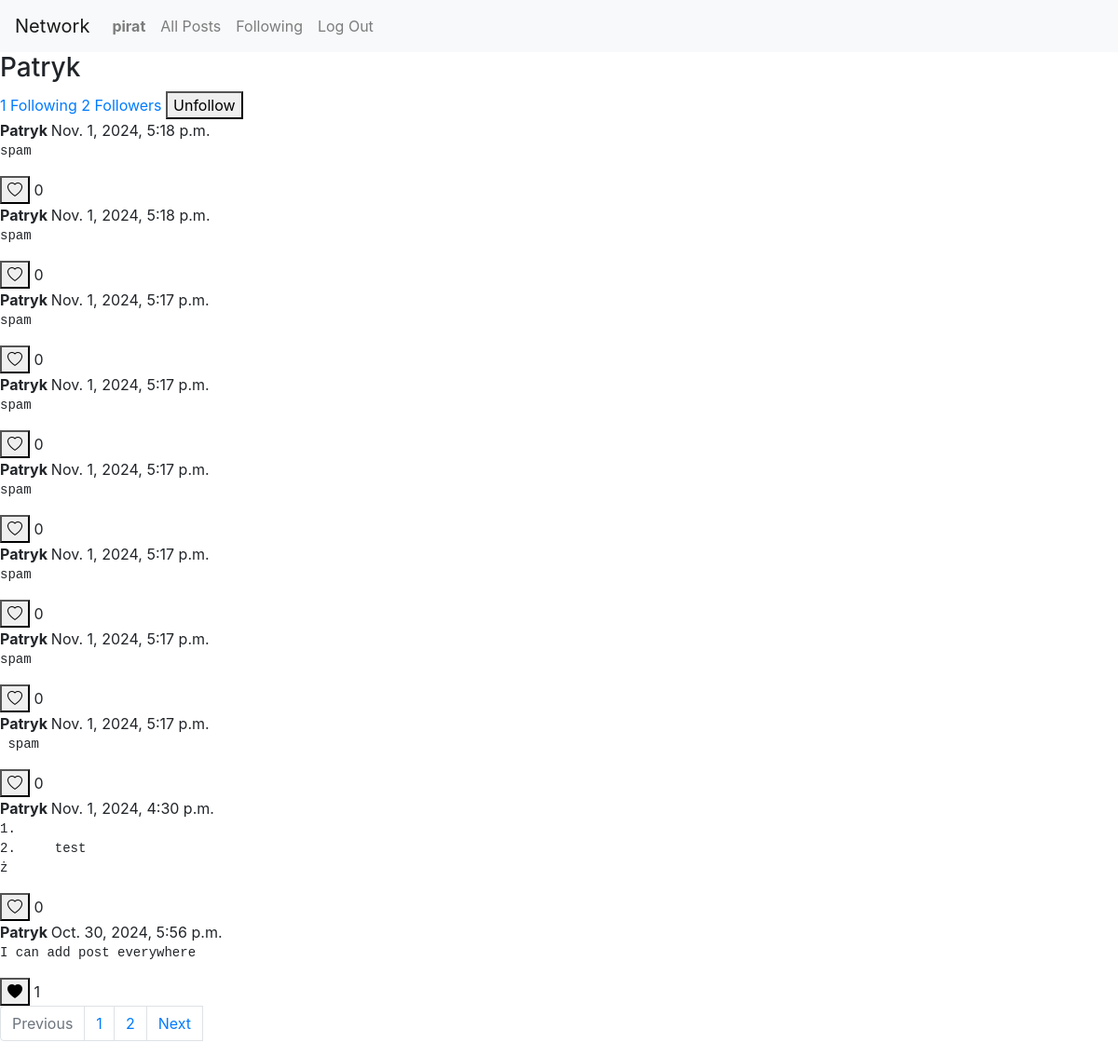
/user/1/ (signed in), run on the app's committed database.
### network/models.py (models this page shows, shortened)
class User(AbstractUser):
    following = models.ManyToManyField("self", symmetrical=False, related_name="followers")

class Post(models.Model):
    user = models.ForeignKey(User, on_delete=models.CASCADE, related_name="posts")
    body = models.TextField(blank=True)
    timestamp = models.DateTimeField(auto_now_add=True)
    likes = models.ManyToManyField(User, blank=True, related_name="liked_posts")

### network/views.py (the view)
# urls.py: path("user/<int:id>/", views.user_profile, name="user_profile"),
def user_profile(request, id):
    owner = User.objects.get(pk=id)
    posts = Post.objects.filter(user=owner).order_by("-timestamp")
    paginator = Paginator(posts, 10)
    page_number = request.GET.get('page')
    page = paginator.get_page(page_number)
    if request.user.is_authenticated:
        is_following = request.user.following.filter(pk=owner.id).exists()
        return render(request, "network/profile.html",{
            "paginator": paginator,
            "owner": owner,
            "page_data": page,
            "is_following": is_following
            })
    else:
        return render(request, "network/profile.html",{
            "paginator": paginator,
            "owner": owner,
            "page_data": page
            })

### network/templates/network/profile.html (shortened to what this page needs)
{% extends "network/layout.html" %}
{% load static %}
{% block body %}
<div class="profile">
    <h3 class="username"> {{owner}} </h3>
    <a href="{% url 'following' owner.id %}"> {{owner.following.count}} Following </a>
    <a href="{% url 'followers' owner.id %}">{{owner.followers.count}} Followers </a>
    {% if user.is_authenticated and user.id != owner.id%}
        <button id="follow" data-user-id={{owner.id}}>
            {% if is_following %} Unfollow {% else %} Follow {% endif %}
        </button>
    {% elif not user.is_authenticated %}
        <button disabled data-tooltip="You must be logged in"> Follow </button>
    {% endif %}
</div>
<div class="feed">
    {% for post in page_data%}
    <div class="post" data-post-id="{{ post.id }}">
        <div>
            <b> {{owner}} </b>
            <span> {{post.timestamp}} </span>
        </div>
        <pre class="post-body" >{{post.body}}</pre>
        {% if user.is_authenticated %}
            {% if user in post.likes.all %}
                <button class="like-btn" data-post-id="{{ post.id }}"><i class="bi bi-heart-fill"></i></button>
            {% else %}
                <button class="like-btn" data-post-id="{{ post.id }}"><i class="bi bi-heart"></i></button>
            {% endif %}
        {% else %}
            <button id="like-btn-disabled" class="like-btn" disabled ><i class="bi bi-heart-fill"></i></button>
        {% endif %}
    <span class="like-count" data-post-id="{{ post.id }}">{{ post.likes.count }}</span>
    </div>
    {% endfor %}
</div>
<ul class="pagination">
    {% if page_data.has_previous %}
        <a class="page-link" href="/user/{{owner.id}}/?page={{page_data.previous_page_number}}">Previous</a>
    {% else %}
    <li class="page-item disabled">
        <a class="page-link" tabindex="-1">Previous</a>
    </li>
    {% endif %}
    {% for page in paginator.page_range %}
        <li class="page-item"><a class="page-link" href="/user/{{owner.id}}/?page={{page}}">{{page}}</a></li>
    {% endfor %}
    {% if page_data.has_next %}
        <a class="page-link" id="next-page" href="/user/{{owner.id}}/?page={{page_data.next_page_number}}">Next</a>
    {% else %}
        <li class="page-item disabled">
            <a class="page-link" >Next</a>
        </li>
    {% endif %}
</ul>
{% endblock %}

### network/templates/network/layout.html (shortened to what this page needs)
{% load static %}
<!DOCTYPE html>
<html lang="en">
    <head>
        <link rel="stylesheet" href="https://stackpath.bootstrapcdn.com/bootstrap/4.4.1/css/bootstrap.min.css">
        <link href="{% static 'network/styles.css' %}?v={% now 'U' %}" rel="stylesheet">
        <link rel="stylesheet" href="https://cdn.jsdelivr.net/npm/bootstrap-icons@1.11.3/font/bootstrap-icons.min.css">
    </head>
    <body>
        <nav class="navbar navbar-expand-lg navbar-light bg-light">
            <a class="navbar-brand" href="{% url 'index' %}">Network</a>
            <div>
              <ul class="navbar-nav mr-auto">
                {% if user.is_authenticated %}
                    <li class="nav-item">
                        <a class="nav-link" href="{% url 'user_profile' user.id %}"><strong>{{ user.username }}</strong></a>
                    </li>
                {% endif %}
                <li class="nav-item">
                  <a class="nav-link" href="{% url 'index' %}">All Posts</a>
                </li>
                {% if user.is_authenticated %}
                    <li class="nav-item">
                        <a href="{% url 'following' user.id %}" class="nav-link">Following</a>
                    </li>
                    <li class="nav-item">
                        <a class="nav-link" href="{% url 'logout' %}">Log Out</a>
                    </li>
                {% endif %}
              </ul>
            </div>
          </nav>
        <div class="body">
            {% block body %}
            {% endblock %}
        </div>
    </body>
</html>

### data on the page
User: username "pirat"
User: username "Patryk", following.count "1", followers.count "2"
Post: timestamp "Nov. 1, 2024, 5:18 p.m.", body "spam", likes.count "0"
Post: timestamp "Nov. 1, 2024, 5:18 p.m.", body "spam", likes.count "0"
Post: timestamp "Nov. 1, 2024, 5:17 p.m.", body "spam", likes.count "0"
Post: timestamp "Nov. 1, 2024, 5:17 p.m.", body "spam", likes.count "0"
Post: timestamp "Nov. 1, 2024, 5:17 p.m.", body "spam", likes.count "0"
Post: timestamp "Nov. 1, 2024, 5:17 p.m.", body "spam", likes.count "0"
Post: timestamp "Nov. 1, 2024, 5:17 p.m.", body "spam", likes.count "0"
Post: timestamp "Nov. 1, 2024, 5:17 p.m.", body "spam", likes.count "0"
Post: timestamp "Nov. 1, 2024, 4:30 p.m.", body "1. 2. test ż", likes.count "0"
Post: timestamp "Oct. 30, 2024, 5:56 p.m.", body "I can add post everywhere", likes.count "1"

### other printed values
{{ page }} "1" "2"
